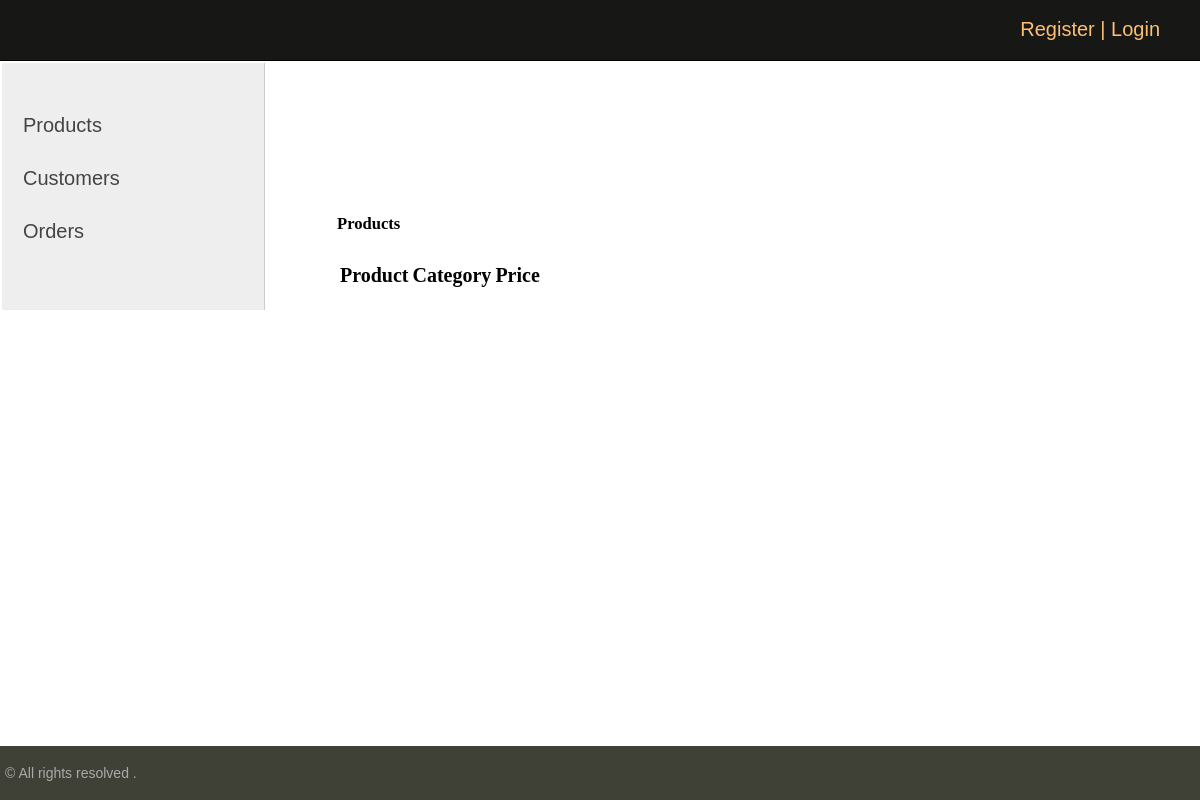
/crm/products/, run on an earlier commit of the app's database.
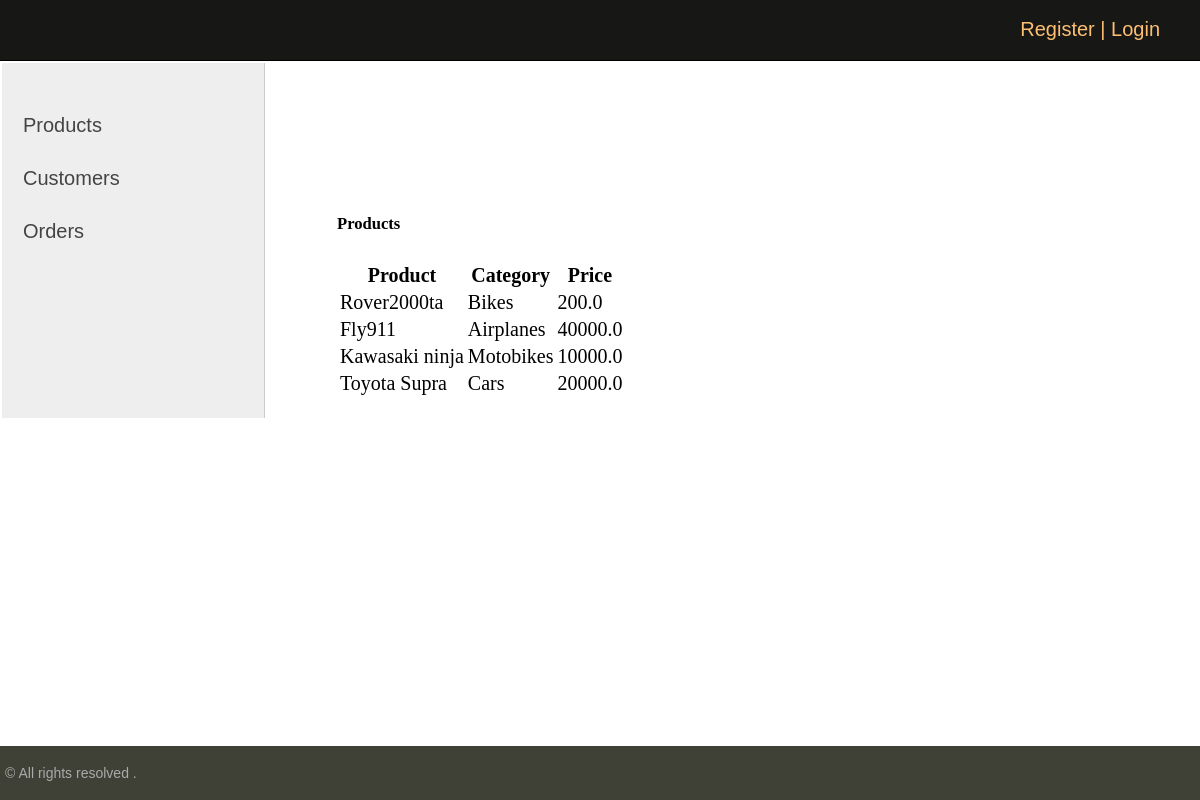
And on a later commit of the database.
### crm/models.py (models this page shows, shortened)
class Product(models.Model):
    category = models.ForeignKey(
        Category,
        on_delete=models.SET_NULL,
        null=True
    )
    name = models.CharField(max_length=200, null=True)
    price = models.FloatField(null=True)
    description = models.CharField(max_length=200, null=True, blank=True)
    date_created = models.DateTimeField(auto_now_add=True, null=True)

class Category(models.Model):
    name = models.CharField(max_length=256)
    active = models.BooleanField(default=True)
    def __str__(self):
        return f'{self.name}'

### crm/views.py (the view)
# urls.py: path('products/', ShowProducts.as_view(), name='show-products'),
class ShowProducts(DataMixin, ListView):
    model = Product
    template_name = 'crm/products_list.html'
    context_object_name = 'products'
    def get_queryset(self):
        return Product.objects.all().order_by('-date_created')
    def get_context_data(self, *, object_list=None, **kwargs):
        context = super().get_context_data(**kwargs)
        c_def = self.get_user_context(title='products')
        return dict(list(context.items()) + list(c_def.items()))

### crm/utils.py (called while the page is built)
    def get_user_context(self, **kwargs):
        context = kwargs
        user_menu = menu.copy()
        if not self.request.user.is_authenticated:
            user_menu.pop(1)
        context['menu'] = user_menu
        return context

### crm/templates/crm/products_list.html
{%  extends 'crm/base.html' %}
{% block content %}
		<br>
		<div class="row">
			<div class="col-md">
				<div class="card card-body">
					<h5>Products</h5>
				</div>
				<div class="card card-body">
					<table class="table">
						<tr>
							<th>Product</th>
							<th>Category</th>
							<th>Price</th>
						</tr>
                        {% for item in products %}
                            <tr>
                                <td>{{item.name}}</td>
								<td>{{item.category}}</td>
								<td>{{item.price}}</td>
                            </tr>
                        {% endfor %}
					</table>
				</div>
			</div>
		</div>
{% endblock content %}

### crm/templates/crm/base.html (shortened to what this page needs)
{% load static %}
<!DOCTYPE html>
<html>
<head>
	<link type="text/css" href="{% static 'crm/css/styles.css' %}" rel="stylesheet" />
</head>
<body>
<table class="table-page"  cellpadding="0" cellspacing="0">
<tr><td valign=top>
{% block mainmenu %}
		<div class="header">
			<ul id="mainmenu" class="mainmenu">
				{% if request.user.is_authenticated %}
				<li class="last"> {{user.username}} | <a href="{% url 'logout' %}">Logout</a></li>
				{% else %}
				<li class="last"><a href="{% url 'register' %}">Register</a> | <a href="{% url 'login' %}">Login</a></li>
				{% endif %}
			</ul>
		</div>
{% endblock mainmenu %}
<table class="table-content">
<tr>
	<td valign="top" class="left-chapters">
	<ul id="leftchapters">
		<li><a href="{% url 'show-products' %}">Products</a></li>
		<li><a href="{% url 'show-customers' %}">Customers</a></li>
		<li><a href="{% url 'show-orders' %}">Orders</a></li>
	</ul>
</td>
<td valign="top" class="content">
	<div class="content-text">
{% block content %}
{% endblock %}
	</div>
</td></tr></table>
</td></tr>
<tr><td valign=top>
	<div id="footer">
		<p>&copy; All rights resolved .</p>
	</div>
</td></tr></table>
</body>
</html>

### crm/static/crm/css/styles.css (style rules this page uses)
html, body { font-family: 'Arial'; margin: 0; padding: 0px; height: 100%; width: 100%; color: rgb(215, 212, 212); }
.table-page { width: 100%; height: 100%; vertical-align: top; }
.table-page tr { height: 100%; }
.header { background: #171716; height: 60px; border-bottom: 1px solid #000; }
ul.mainmenu { list-style: none; margin: 0; padding: 0; height: 60px; color: #fdc073; font-size: 20px; overflow: hidden; }
ul.mainmenu li { float: left; margin: 18px 40px 0 30px; }
ul.mainmenu li.last { float: right; }
ul.mainmenu li a { color: #fdc073; text-decoration: none; }
.left-chapters { margin: 0; background: #eee; border-right: 1px solid #ccc; min-height: 100%; }
.left-chapters ul { width: 230px; min-height: 100%; margin: 0; padding: 20px 10px 10px 20px; list-style: none; font-size: 20px; }
.left-chapters ul li { margin: 30px 0 0 0; color: #999; }
.left-chapters li a { color: #444; text-decoration: none; }
.content { padding: 40px 20px 20px 40px; width: 100%; box-sizing: border-box; }
.content-text { margin: 60px 0 0 30px; color: #000; font-size: 20px; font-family: Yandex Sans Display Light; }
#footer { box-sizing: border-box; background: #3F4137; padding: 5px; color: #aaa; font-size: 14px; font-family: Verdana, Geneva, Arial, Helvetica; text-align: left; overflow: hidden; }

What changed in the data, as far as the page shows it:
added Product: name "Rover2000ta", category "Bikes", price "200.0"
added Product: name "Fly911", category "Airplanes", price "40000.0"
added Product: name "Kawasaki ninja", category "Motobikes", price "10000.0"
added Product: name "Toyota Supra", category "Cars", price "20000.0"
